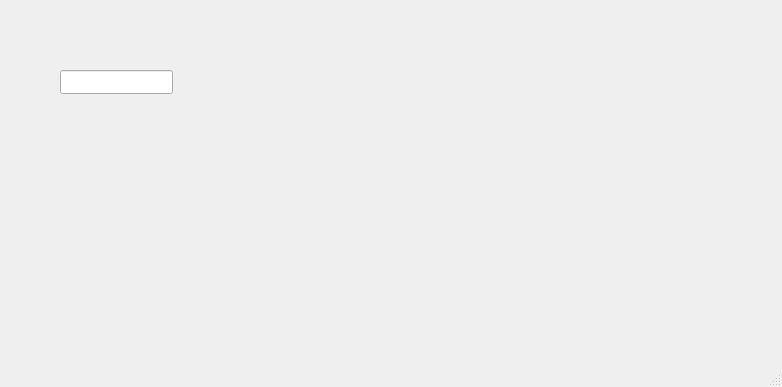
<?xml version="1.0" encoding="UTF-8"?>
<ui version="4.0">
 <class>MainWindow</class>
 <widget class="QMainWindow" name="MainWindow">
  <property name="geometry">
   <rect>
    <x>0</x>
    <y>0</y>
    <width>782</width>
    <height>387</height>
   </rect>
  </property>
  <property name="windowTitle">
   <string>MainWindow</string>
  </property>
  <widget class="QWidget" name="centralwidget">
   <widget class="QLineEdit" name="lineEdit">
    <property name="geometry">
     <rect>
      <x>60</x>
      <y>70</y>
      <width>113</width>
      <height>24</height>
     </rect>
    </property>
   </widget>
  </widget>
  <widget class="QMenuBar" name="menubar">
   <property name="geometry">
    <rect>
     <x>0</x>
     <y>0</y>
     <width>782</width>
     <height>21</height>
    </rect>
   </property>
  </widget>
  <widget class="QStatusBar" name="statusbar"/>
 </widget>
 <resources/>
 <connections/>
</ui>
